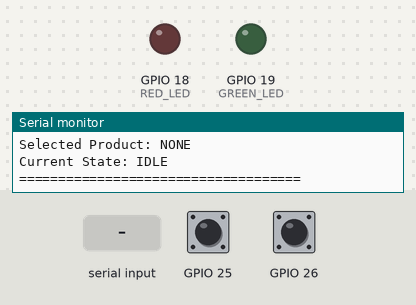
Bench run of a sketch on a simulated ESP32. Parts: output pins drawn as LEDs (lit = HIGH), the last lines printed to the serial monitor. Dashed ring = blinking. The inputs (shaded band) are chosen by the test bench; at power-on: GPIO 25 HIGH, GPIO 26 HIGH.

Above: at 1.2 s.
1.3 s: GPIO 25 pulled LOW for 0.15 s
At 1.5 s:
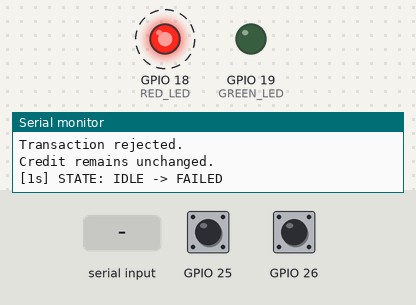
4.3 s: "PAY 10\n" received over Serial
At 4.8 s:
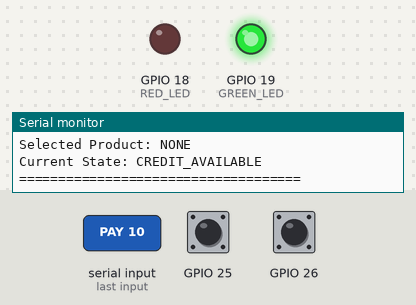
5.8 s: GPIO 26 pulled LOW for 0.15 s
At 6.3 s:
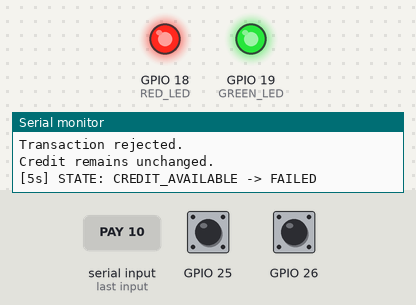
11.8 s: GPIO 25 driven LOW and GPIO 26 driven LOW
At 13.5 s:
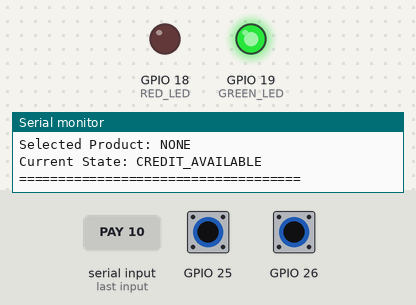
Timing chart, 0 to 15.0 s (numbered marks = the images above; inputs shaded):
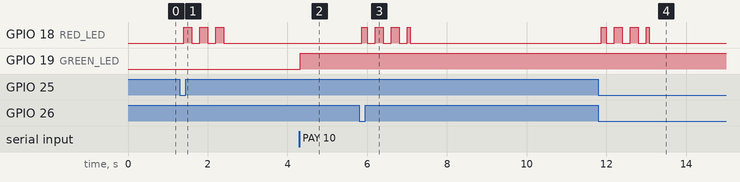

Measured:
- after the input at 1.3 s, GPIO 18 (RED_LED): alternates HIGH for 0.20 s and LOW for 0.20 s, 6 changes in all, then stays LOW, starting after 0.10 s
- after the input at 4.3 s, GPIO 19 (GREEN_LED): LOW → HIGH at once
- after the input at 5.8 s, GPIO 18 (RED_LED): LOW → HIGH after 0.06 s, then repeats every 0.40 s: LOW 0.20 s, HIGH 0.20 s
- after the input at 11.8 s, GPIO 18 (RED_LED): LOW → HIGH after 0.07 s, then repeats every 0.40 s: LOW 0.20 s, HIGH 0.20 s

The sketch:

Voltnite_ESP32_Vending_Assignment_Hemant_Shakywar.ino
```cpp
/*
  VOLTNITE ENGINEERING CHALLENGE
  ESP32 SMART VENDING CONTROLLER

  Board: ESP32 DevKit V1
  Baud Rate: 115200

  Product A = Rs.15
  Product B = Rs.25

  Payment:
  PAY 10
  PAY 20

  Acknowledgement:
  VEND_OK
  VEND_FAIL
*/

#include <Arduino.h>

// ---------------- PIN CONFIGURATION ----------------

#define BUTTON_A 25
#define BUTTON_B 26

#define GREEN_LED 19
#define RED_LED   18

// ---------------- PRODUCT CONFIGURATION ------------

const int PRICE_A = 15;
const int PRICE_B = 25;

// ---------------- FSM STATES -----------------------

enum VendingState {
  IDLE,
  CREDIT_AVAILABLE,
  VENDING,
  SUCCESS,
  FAILED
};

VendingState currentState = IDLE;

String selectedProduct = "NONE";

long credit = 0;

unsigned long vendStartTime = 0;
unsigned long stateStartTime = 0;

const unsigned long ACK_TIMEOUT = 5000;
const unsigned long RESULT_DISPLAY_TIME = 1200;

// ---------------- BUTTON DEBOUNCE ------------------

class DebouncedButton {

  private:
    int pin;
    int stableState;
    int lastReading;
    unsigned long lastChangeTime;

    const unsigned long debounceDelay = 50;

  public:

    DebouncedButton(int p) {
      pin = p;
      stableState = HIGH;
      lastReading = HIGH;
      lastChangeTime = 0;
    }

    void begin() {
      pinMode(pin, INPUT_PULLUP);
      stableState = digitalRead(pin);
      lastReading = stableState;
    }

    bool pressed() {

      int reading = digitalRead(pin);

      if (reading != lastReading) {
        lastChangeTime = millis();
        lastReading = reading;
      }

      if ((millis() - lastChangeTime) >= debounceDelay) {

        if (reading != stableState) {

          stableState = reading;

          if (stableState == LOW) {
            return true;
          }
        }
      }

      return false;
    }
};

DebouncedButton buttonA(BUTTON_A);
DebouncedButton buttonB(BUTTON_B);

// ---------------- STATE NAME -----------------------

const char* getStateName(VendingState state) {

  switch (state) {

    case IDLE:
      return "IDLE";

    case CREDIT_AVAILABLE:
      return "CREDIT_AVAILABLE";

    case VENDING:
      return "VENDING";

    case SUCCESS:
      return "SUCCESS";

    case FAILED:
      return "FAILED";
  }

  return "UNKNOWN";
}

// ---------------- SERIAL LOGGING -------------------

void printStatus() {

  Serial.println();
  Serial.println("========== VENDING STATUS ==========");

  Serial.print("Uptime: ");
  Serial.print(millis() / 1000);
  Serial.println(" seconds");

  Serial.print("Credit: Rs.");
  Serial.println(credit);

  Serial.print("Selected Product: ");
  Serial.println(selectedProduct);

  Serial.print("Current State: ");
  Serial.println(getStateName(currentState));

  Serial.println("====================================");
}

void changeState(VendingState newState) {

  if (currentState != newState) {

    Serial.print("[");
    Serial.print(millis() / 1000);
    Serial.print("s] STATE: ");

    Serial.print(getStateName(currentState));
    Serial.print(" -> ");

    Serial.println(getStateName(newState));

    currentState = newState;
    stateStartTime = millis();
  }
}

// ---------------- LED CONTROL ----------------------

void updateLEDs() {

  switch (currentState) {

    case IDLE:
      digitalWrite(GREEN_LED, LOW);
      digitalWrite(RED_LED, LOW);
      break;

    case CREDIT_AVAILABLE:
      digitalWrite(GREEN_LED, HIGH);
      digitalWrite(RED_LED, LOW);
      break;

    case VENDING:
      digitalWrite(GREEN_LED, HIGH);
      digitalWrite(RED_LED, HIGH);
      break;

    case SUCCESS:
      digitalWrite(GREEN_LED, HIGH);
      digitalWrite(RED_LED, LOW);
      break;

    case FAILED:

      digitalWrite(GREEN_LED, credit > 0 ? HIGH : LOW);

      // Blink red LED without blocking the program
      digitalWrite(RED_LED,
        ((millis() / 200) % 2) ? HIGH : LOW);

      break;
  }
}

// ---------------- CREDIT MANAGEMENT ----------------

void addCredit(int amount) {

  if (currentState != IDLE &&
      currentState != CREDIT_AVAILABLE) {

    Serial.println("ERROR: Payment not accepted in current state.");
    return;
  }

  credit += amount;

  Serial.print("PAYMENT SUCCESSFUL: Rs.");
  Serial.println(amount);

  Serial.print("AVAILABLE CREDIT: Rs.");
  Serial.println(credit);

  if (credit > 0) {
    changeState(CREDIT_AVAILABLE);
  }

  printStatus();
}

// ---------------- PRODUCT SELECTION ----------------

void selectProduct(String product, int price) {

  if (currentState != IDLE &&
      currentState != CREDIT_AVAILABLE) {

    Serial.println("ERROR: Product selection not allowed.");
    return;
  }

  selectedProduct = product;

  Serial.println();
  Serial.print("Selected: ");
  Serial.println(product);

  Serial.print("Product Price: Rs.");
  Serial.println(price);

  Serial.print("Available Credit: Rs.");
  Serial.println(credit);

  // Check sufficient credit

  if (credit < price) {

    Serial.println("ERROR: INSUFFICIENT CREDIT!");

    Serial.println("Transaction rejected.");
    Serial.println("Credit remains unchanged.");

    changeState(FAILED);
    return;
  }

  // Start vending

  Serial.println("Starting vending operation...");

  vendStartTime = millis();

  changeState(VENDING);

  Serial.println("--------------------------------");
  Serial.println("WAITING FOR ACKNOWLEDGEMENT");
  Serial.println("Type VEND_OK or VEND_FAIL");
  Serial.println("Timeout: 5 seconds");
  Serial.println("--------------------------------");
}

// ---------------- VEND SUCCESS ---------------------

void vendSuccess() {

  int price = 0;

  if (selectedProduct == "PRODUCT A") {
    price = PRICE_A;
  }
  else if (selectedProduct == "PRODUCT B") {
    price = PRICE_B;
  }
  else {
    Serial.println("ERROR: Invalid selected product.");
    changeState(FAILED);
    return;
  }

  // Deduct credit ONLY after successful ACK

  credit -= price;

  Serial.println();
  Serial.println("******** VENDING SUCCESS ********");

  Serial.print("Product: ");
  Serial.println(selectedProduct);

  Serial.print("Deducted: Rs.");
  Serial.println(price);

  Serial.print("Remaining Credit: Rs.");
  Serial.println(credit);

  changeState(SUCCESS);

  printStatus();
}

// ---------------- VEND FAILURE ---------------------

void vendFailure(const char* reason) {

  Serial.println();
  Serial.println("******** VENDING FAILED ********");

  Serial.print("Reason: ");
  Serial.println(reason);

  Serial.println("Credit NOT deducted.");

  Serial.print("Current Credit: Rs.");
  Serial.println(credit);

  changeState(FAILED);

  printStatus();
}

// ---------------- SERIAL COMMAND HANDLER -----------

String serialBuffer = "";

void processCommand(String command) {

  command.trim();
  command.toUpperCase();

  if (command.length() == 0) {
    return;
  }

  Serial.print("COMMAND RECEIVED: ");
  Serial.println(command);

  // ACK commands are only valid during vending

  if (command == "VEND_OK") {

    if (currentState == VENDING) {
      vendSuccess();
    }
    else {
      Serial.println("ERROR: No active vending operation.");
    }

    return;
  }

  if (command == "VEND_FAIL") {

    if (currentState == VENDING) {
      vendFailure("Failure acknowledgement received.");
    }
    else {
      Serial.println("ERROR: No active vending operation.");
    }

    return;
  }

  // Payment commands

  if (command == "PAY 10") {
    addCredit(10);
    return;
  }

  if (command == "PAY 20") {
    addCredit(20);
    return;
  }

  // Reject invalid and negative commands

  if (command.startsWith("PAY")) {

    Serial.println("ERROR: Invalid payment command.");
    Serial.println("Accepted commands: PAY 10 / PAY 20");
    return;
  }

  Serial.println("ERROR: Unknown command.");
}

// ---------------- SERIAL INPUT ---------------------

void readSerialCommands() {

  while (Serial.available()) {

    char c = Serial.read();

    if (c == '\n' || c == '\r') {

      if (serialBuffer.length() > 0) {

        processCommand(serialBuffer);

        serialBuffer = "";
      }
    }
    else if (serialBuffer.length() < 64) {

      serialBuffer += c;
    }
    else {

      Serial.println("ERROR: Command too long.");
      serialBuffer = "";
    }
  }
}

// ---------------- FSM RESULT HANDLING --------------

void handleStateTimeouts() {

  // ACK timeout

  if (currentState == VENDING) {

    if (millis() - vendStartTime >= ACK_TIMEOUT) {

      vendFailure("ACK TIMEOUT - 5 seconds expired.");
    }
  }

  // Return to ready state after showing result

  if (currentState == SUCCESS ||
      currentState == FAILED) {

    if (millis() - stateStartTime >= RESULT_DISPLAY_TIME) {

      selectedProduct = "NONE";

      if (credit > 0) {
        changeState(CREDIT_AVAILABLE);
      }
      else {
        changeState(IDLE);
      }

      printStatus();
    }
  }
}

// ---------------- SETUP -----------------------------

void setup() {

  Serial.begin(115200);

  pinMode(GREEN_LED, OUTPUT);
  pinMode(RED_LED, OUTPUT);

  digitalWrite(GREEN_LED, LOW);
  digitalWrite(RED_LED, LOW);

  buttonA.begin();
  buttonB.begin();

  Serial.println();
  Serial.println("==================================");
  Serial.println(" VOLTNITE SMART VENDING CONTROLLER");
  Serial.println("==================================");

  Serial.println("ESP32 INITIALIZED");
  Serial.println("Initial Credit: Rs.0");

  Serial.println();
  Serial.println("Available Commands:");
  Serial.println("PAY 10");
  Serial.println("PAY 20");
  Serial.println("VEND_OK");
  Serial.println("VEND_FAIL");

  Serial.println();
  Serial.println("Product A = Rs.15");
  Serial.println("Product B = Rs.25");

  changeState(IDLE);

  printStatus();
}

// ---------------- MAIN LOOP -------------------------

void loop() {

  // Always read serial input

  readSerialCommands();

  // Check ACK timeout and FSM result states

  handleStateTimeouts();

  // Update LED indications

  updateLEDs();

  // Read buttons only in ready states

  if (currentState == IDLE ||
      currentState == CREDIT_AVAILABLE) {

    if (buttonA.pressed()) {
      selectProduct("PRODUCT A", PRICE_A);
    }

    if (buttonB.pressed()) {
      selectProduct("PRODUCT B", PRICE_B);
    }
  }

  // No blocking delay here
}
```
